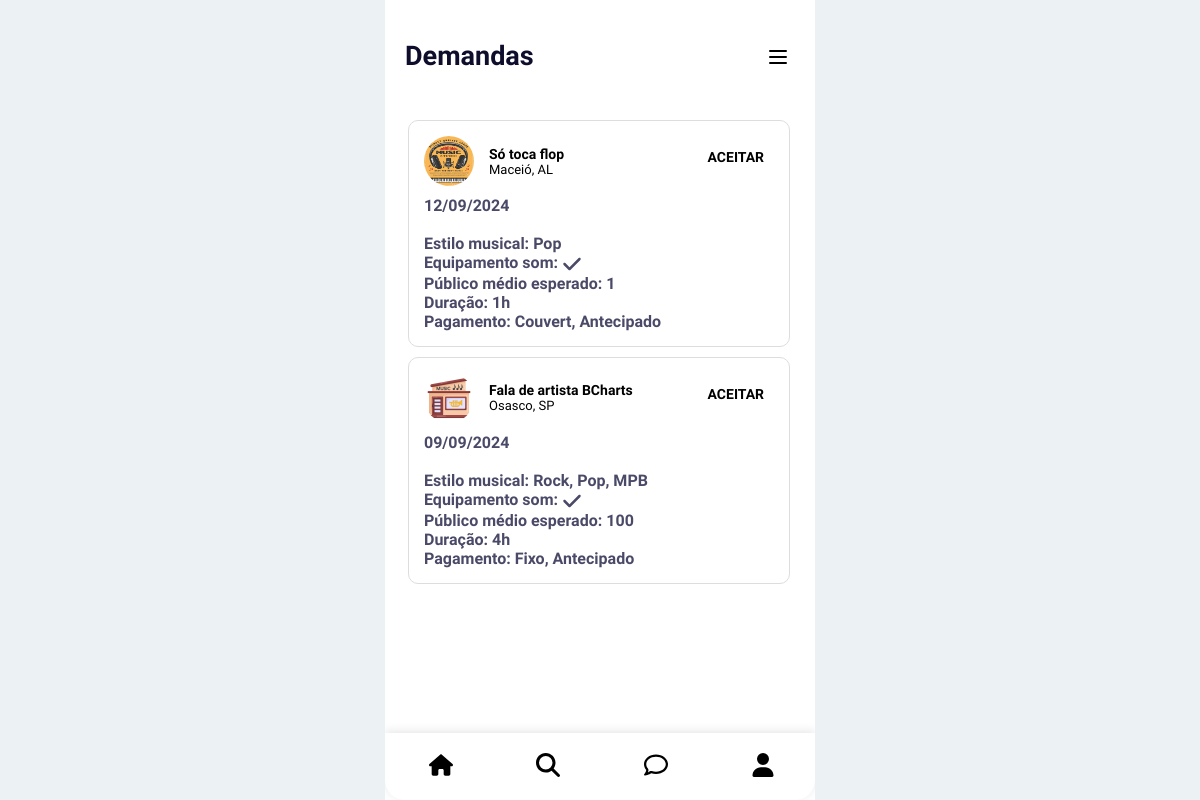
Page /homeMusico (signed in) on the committed database.
### app/models/Demanda.py (models this page shows, shortened)
class Demanda(bd.Model):
    __tablename__ = 'demanda'
    id = bd.Column(bd.Integer, primary_key=True, autoincrement=True)
    data_show = bd.Column(bd.Date, nullable=False)
    raio_procurado = bd.Column(bd.Integer, nullable=False)
    fornece_equipamento = bd.Column(bd.Boolean, default=False)
    publico_esperado = bd.Column(bd.Integer, nullable=False)
    duracao_show = bd.Column(bd.String(5), nullable=False)
    visivel = bd.Column(bd.Boolean, default=True)
    tipo_pagamento = bd.Column(SQLAEnum(TipoPagamentoEnum), nullable=False)
    momento_pagamento = bd.Column(SQLAEnum(MomentoPagamentoEnum), nullable=False)
    estilos = bd.relationship('EstiloMusical', secondary='demanda_estilos')
    dono = bd.Column(bd.Integer, bd.ForeignKey('contratante.id'), nullable=False)

### app/models/Perfil.py (models this page shows, shortened)
class Imagem(bd.Model):
    __tablename__ = 'imagem'
    id = bd.Column(bd.Integer, primary_key=True, autoincrement=True)
    dono = bd.Column(bd.Integer, bd.ForeignKey('usuario.id'), nullable=False)
    nome = bd.Column(bd.String(25), nullable=False, unique=True)
    tipo_foto = bd.Column(SQLAEnum(TipoFotoEnum), nullable=False)
    caminho = bd.Column(bd.String(255), nullable=False)

### app/models/Contratante.py (models this page shows, shortened)
class Contratante(bd.Model):
    __tablename__ = 'contratante'
    id = bd.Column(bd.Integer, bd.ForeignKey('pessoa.id'), primary_key=True)
    nome_estabelecimento = bd.Column(bd.String(80), nullable=False)
    cep = bd.Column(bd.String(10), nullable=False)
    estado = bd.Column(bd.String(2), nullable=False)
    cidade = bd.Column(bd.String(80), nullable=False)
    bairro = bd.Column(bd.String(80), nullable=False)
    numero = bd.Column(bd.Integer, nullable=False)
    complemento = bd.Column(bd.String(200), nullable=False)

### app/routes/MusicianHome.py (the view)
@app.route("/homeMusico", methods=["GET"])
def get_home_musico():
    return render_template(MUSICIAN_HOME_HTML, demands=get_demandas())

### app/models/BancoDeDados.py (called while the page is built)
    @staticmethod
    def GetDemandas(id_dono=None):
        with app.app_context():
            if id_dono is None:
                return list(Demanda.query.filter_by(visivel=True).all())
            else:
                return list(Demanda.query.filter_by(dono=id_dono).all())

    @staticmethod
    def GetMatchesMusico(id_musico):
        with app.app_context():
            return list(Match.query.filter_by(id_musico=id_musico).all())

    @staticmethod
    def GetContratante(id_contratante):
        with app.app_context():
            return Contratante.query.get(id_contratante)

    @staticmethod
    def GetEstilosMusicais(id_demanda):
        with app.app_context():
            estilos = DemandaEstilos.query.filter_by(demanda=id_demanda).all()
            estilos_musicais = []
            for estilo in estilos:
                estilos_musicais.append(EstiloMusical.query.with_entities(EstiloMusical.nome).filter_by(id=estilo.estilo_musical).first()[0])
            return estilos_musicais

    @staticmethod
    def GetImagemPerfil(dono):
        with app.app_context():
            return Imagem.query.filter_by(dono=dono, tipo_foto=TipoFotoEnum.PERFIL).first()

### app/templates/musicianHome.html (shortened to what this page needs)
<!DOCTYPE html>
<html lang="en">
<head>
</head>
<body>
    <div class="phone-frame" id="main_content">
        <div class="content">
            <h1>Demandas</h1>
            <div class="filter">
                <button class="filter-button" onclick="toggleFilterMenu()">
                    <svg xmlns="http://www.w3.org/2000/svg" viewBox="0 0 24 24" width="24" height="24" fill="none" stroke="currentColor" stroke-width="2" stroke-linecap="round" stroke-linejoin="round" class="feather feather-filter">
                        <path d="M4 6h16M4 12h16M4 18h16"></path>
                    </svg>
                </button>
            </div>
        </div>
        <div class="demand-list">
            {% for demand in demands %}
                <li class="demand-item" situation="{{ demand.situation }}">
                    <div class="demand-item-header" data-demand-id="{{ demand.id }}">
                        {% if demand.situation == 'Disponível' %}
                            <button class="accept-button">ACEITAR</button>
                        {% endif %}
                    </div>
                    <div class="demand-item-content">
                        <img src="{{ demand.image }}" alt="Image" onerror="this.onerror=null; this.src='../static/images/avatar-default.svg';">
                        <div class="demand-item-text">
                            <h3>{{ demand.contratante }}</h3>
                            <p>{{ demand.cidade }}, {{ demand.estado }}</p>
                        </div>
                    </div>
                    <p>{{ demand.data }}</p>
                    <br>
                    <p>Estilo musical: {{ demand.estilos | join(', ') }}</p>
                    <p>Equipamento som:
                    </p>
                    <p>Público médio esperado: {{ demand.publico }}</p>
                    <p>Duração: {{ demand.duracao }}</p>
                    <p>Pagamento: {{ demand.tipo_pagamento }}, {{ demand.momento_pagamento }}</p>
                </li>
            {% endfor %}
        </div>
        <div class="nav-bar">
            <form action="/homeMusico" method="POST">
                <button type="submit" class="nav-button">
                </button>
            </form>
            <form action="/procurarMusico" method="POST">
                <button class="nav-button">
                    <svg xmlns="http://www.w3.org/2000/svg" viewBox="0 0 512 512">
                        <path
                            d="M416 208c0 45.9-14.9 88.3-40 122.7L502.6 457.4c12.5 12.5 12.5 32.8 0 45.3s-32.8 12.5-45.3 0L330.7 376c-34.4 25.2-76.8 40-122.7 40C93.1 416 0 322.9 0 208S93.1 0 208 0S416 93.1 416 208zM208 352a144 144 0 1 0 0-288 144 144 0 1 0 0 288z" />
                    </svg>
                </button>
            </form>
            <form action="/chatMusico" method="POST">
                <button class="nav-button">
                     </button>
            </form>
            <form action="/perfilMusico" method="POST">
                <button class="nav-button">
                     </button>
            </form>
        </div>
    </div>
</body>
</html>

### app/templates/musicianHome.html (style rules this page uses)
.phone-frame { position: relative; width: 100%; max-width: 430px; height: 100vh; margin: 0 auto; box-sizing: border-box; overflow: hidden; background-color: #ffffff; display: flex; flex-direction: column; justify-content: space-between; }
body { font-family: 'Raleway', sans-serif; margin: 0; padding: 0; background-color: #ECF1F4; display: flex; justify-content: center; align-items: center; min-height: 100vh; width: 100%; }
html { background-color: #ffffff; width: 100%; height: 100%; }
.content { padding: 60px; text-align: center; max-width: 100%; width: 100%; box-sizing: border-box; background-color: #fff; }
h1 { font-family: 'Raleway', sans-serif; font-weight: 700; color: #0e0e2c; margin: 0; position: absolute; top: 40px; left: 20px; font-size: 27px; }
.nav-bar { background-color: #fff; box-shadow: 0 -2px 10px rgba(0, 0, 0, 0.1); display: flex; justify-content: space-around; padding: 10px 0; width: 100%; border-radius: 0 0 20px 20px; }
.nav-button { background: none; border: none; padding: 10px; cursor: pointer; }
.nav-button svg { width: 24px; height: 24px; fill: #000000; transform: translate(2px, 0); }
.demand-list { list-style-type: none; overflow-y: auto; flex-grow: 1; }
.demand-item { position: relative; width: 350px; background-color: #fff; border: 1px solid #ddd; padding: 15px; margin-bottom: 10px; margin-left: 23px; border-radius: 10px; }
.demand-item p { padding: 0; margin: 0; color: #4A4A68; font-weight: 800; }
.demand-item-content { display: flex; align-items: center; margin-bottom: 10px; }
.demand-item img { border-radius: 50%; width: 50px; height: 50px; margin-right: 15px; }
.demand-item-text h3, .demand-item-text p { margin: 0; color: #000000; }
.demand-item-text h3 { font-size: 14px; font-weight: 700; }
.demand-item-text p { font-size: 13px; font-weight: 400; }
.icon { width: 20px; height: 20px; fill: #4A4A68; vertical-align: middle; display: inline-block; }
.demand-item-header { position: absolute; top: 10px; right: 10px; }
.accept-button { font-family: 'Raleway', sans-serif; font-size: 14px; background-color: white; color: black; font-weight: 1000; border: none; padding-top: 18px; padding-right: 15px; border-radius: 5px; cursor: pointer; }
.filter { position: absolute; right: 15px; top: 35px; z-index: 1; }
.filter-button { background: none; border: none; cursor: pointer; padding: 10px; }

### rows in the picture
Demanda: image (picture), contratante "Só toca flop", cidade "Maceió", estado "AL", data "12/09/2024", estilos "Pop", publico "1", duracao "1h", tipo_pagamento "Couvert", momento_pagamento "Antecipado"
Demanda: image (picture), contratante "Fala de artista BCharts", cidade "Osasco", estado "SP", data "09/09/2024", estilos "Rock, Pop, MPB", publico "100", duracao "4h", tipo_pagamento "Fixo", momento_pagamento "Antecipado"
